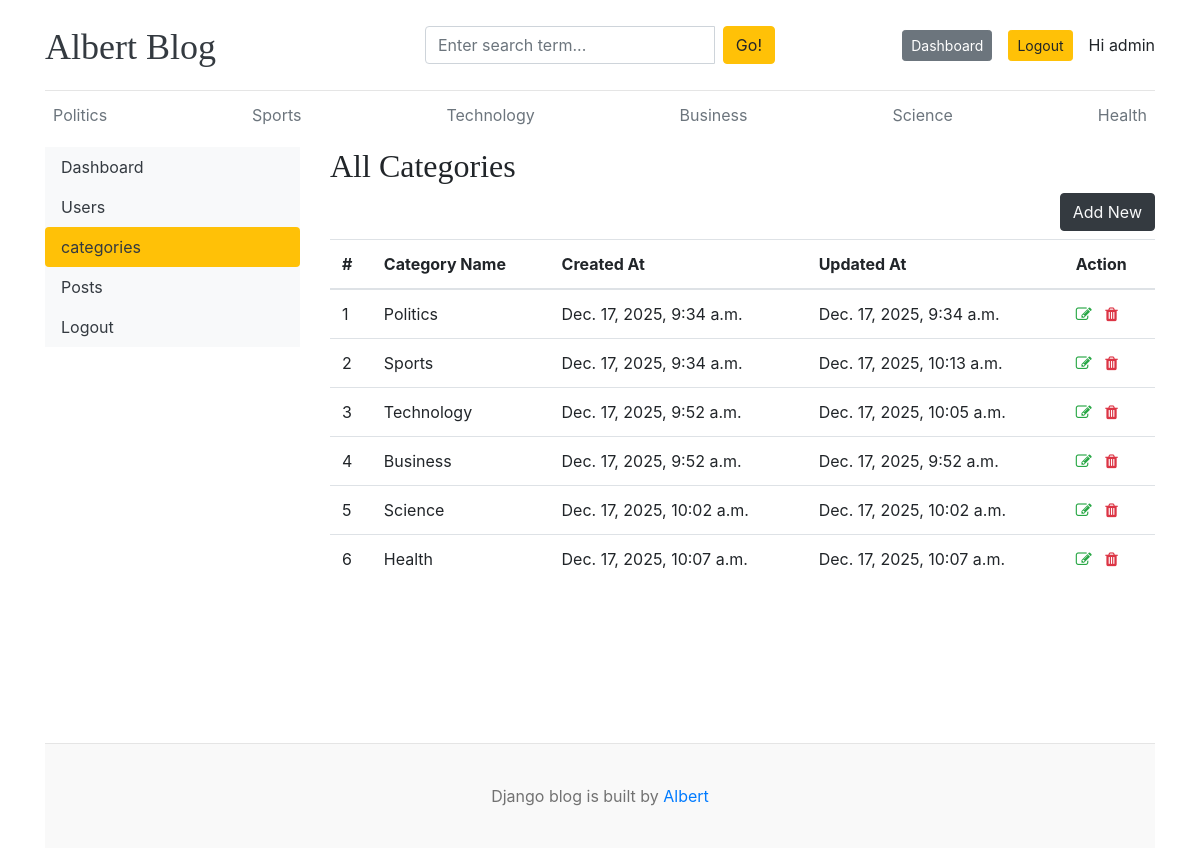
Screenshot of /dashboard/categories/ (signed in) with the database file from the repository.
### blogs/models.py (models this page shows)
class Category(models.Model):
    category_name = models.CharField(max_length=50, unique=True)
    created_at = models.DateTimeField(auto_now_add=True)
    updated_at = models.DateTimeField(auto_now=True)
    class Meta:
        verbose_name_plural = 'categories'
    def __str__(self):
        return self.category_name

### dashboards/views.py (the view)
# urls.py: path('categories/', views.categories, name='categories'),
@login_required
def categories(request):
    return render(request, 'dashboards/categories.html')

### blogs/context_processors.py (called while the page is built)
def get_categories(request):
    categories = Category.objects.all()
    return {'categories': categories}

def get_social_links(request):
    social_links = SocialLink.objects.all()
    return {'social_links': social_links}

### templates/dashboards/categories.html (shortened to what this page needs)
{% extends "blogs/base.html" %}
{% block content %}
    <div class="row">
        {% include "dashboards/sidebar.html" %}
        <div class="col-md-9">
            <h2>All Categories</h2>
            <a href="{% url 'add_category' %}" class="btn btn-dark text-light float-right mb-2">Add New</a>
            <table class="table table-hover">
            <thead>
              <tr>
                <th>#</th>
                <th>Category Name</th>
                <th>Created At</th>
                <th>Updated At</th>
                <th>Action</th>
              </tr>
            </thead>
            <tbody>
            {% for cat in categories %}
              <tr>
                <td>{{ forloop.counter }}</td>
                <td>{{ cat }}</td>
                <td>{{ cat.created_at }}</td>
                <td>{{ cat.updated_at }}</td>
                <td>
                    <a href="{% url 'edit_category' cat.id %}"><i class="fa fa-edit text-success"></i></a>
                    <a href="{% url 'delete_category' cat.id %}"><i class="fa fa-trash text-danger"></i></a>
                </td>
              </tr>
            {% endfor %}
            </tbody>
          </table>
        </div>
    </div>
    <br><br><br><br><br><br>
{% endblock content %}

### templates/blogs/base.html (shortened to what this page needs)
{% load static %}
<!DOCTYPE html>
<html lang="en">
<head>
    <link rel="stylesheet" href="https://cdn.jsdelivr.net/npm/bootstrap@4.6.2/dist/css/bootstrap.min.css">
    <link href="{% static 'css/blog.css' %}" rel="stylesheet">
    <link rel="stylesheet" href="https://cdnjs.cloudflare.com/ajax/libs/font-awesome/4.7.0/css/font-awesome.min.css">
  </head>
<body>
    <div class="container">
      <header class="blog-header py-3">
        <div class="row flex-nowrap justify-content-between align-items-center">
          <div class="col-4 pt-1">
            <a class="blog-header-logo text-dark" href="{% url 'home' %}">Albert Blog</a>
          </div>
          <div class="col-4">
            <form action="{% url 'search' %}" method="GET">
              <div class="input-group">
                <input class="form-control" type="text" name="query" value="{{ query }}" placeholder="Enter search term..." aria-label="Enter search term..." aria-describedby="button-search" />
                <button type="submit" class="ml-2 btn btn-warning" id="button-search" type="button">Go!</button>
            </div>
            </form>
          </div>
          <div class="col-4 d-flex justify-content-end align-items-center">
            {% if not user.is_authenticated %}
                <a class="btn btn-sm btn-warning" href="{% url 'login' %}">Login</a> &nbsp;
                <a class="btn btn-sm btn-secondary" href="{% url 'register' %}">Register</a>
            {% else %}
                <span><a href="{% url 'dashboard' %}" class="btn btn-sm btn-secondary">Dashboard</a></span>
                <span><a href="{% url 'logout' %}" class="btn btn-sm btn-warning">Logout</a></span>
                <span class="ml-3">Hi {{ user }}</span>
            {% endif %}
          </div>
        </div>
      </header>
      <div class="nav-scroller py-1 mb-2">
        <nav class="nav d-flex justify-content-between">
          {% for category in categories %}
            <a class="p-2 text-muted" href="{% url 'posts_by_category' category.id %}">{{ category.category_name }}</a>
          {% endfor %}
        </nav>
      </div>
    {% block content %}
    {% endblock %}
    <footer class="blog-footer">
        <p>Django blog is built by <a href="#">Albert</a></p>
    </footer>
    </body>
</html>

### blog/static/css/blog.css (style rules this page uses)
.blog-header { border-bottom: 1px solid #e5e5e5; }
.blog-header-logo { font-family: "Playfair Display", Georgia, "Times New Roman", serif; font-size: 2.25rem; }
h1, h2, h3, h4, h5, h6 { font-family: "Playfair Display", Georgia, "Times New Roman", serif; }
.blog-footer { padding: 2.5rem 0; color: #727272; text-align: center; background-color: #f9f9f9; border-top: .05rem solid #e5e5e5; }
.blog-footer p:last-child { margin-bottom: 0; }

### rows the page displays
Category: category_name "Politics", created_at "Dec. 17, 2025, 9:34 a.m.", updated_at "Dec. 17, 2025, 9:34 a.m."
Category: category_name "Sports", created_at "Dec. 17, 2025, 9:34 a.m.", updated_at "Dec. 17, 2025, 10:13 a.m."
Category: category_name "Technology", created_at "Dec. 17, 2025, 9:52 a.m.", updated_at "Dec. 17, 2025, 10:05 a.m."
Category: category_name "Business", created_at "Dec. 17, 2025, 9:52 a.m.", updated_at "Dec. 17, 2025, 9:52 a.m."
Category: category_name "Science", created_at "Dec. 17, 2025, 10:02 a.m.", updated_at "Dec. 17, 2025, 10:02 a.m."
Category: category_name "Health", created_at "Dec. 17, 2025, 10:07 a.m.", updated_at "Dec. 17, 2025, 10:07 a.m."

### other values shown
{{ user }} "admin"
